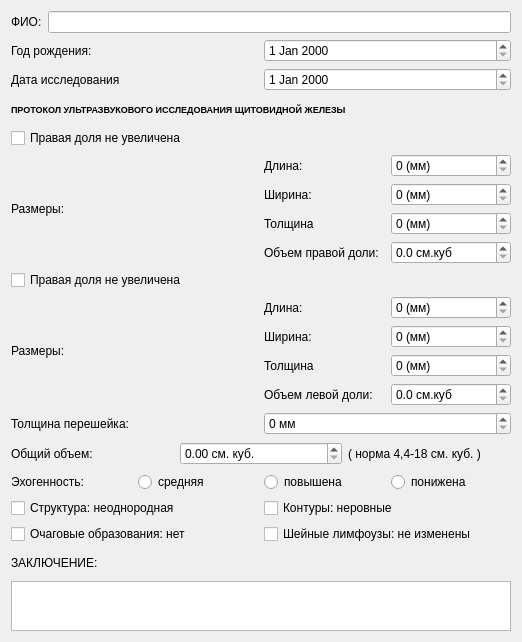
<?xml version="1.0" encoding="UTF-8"?>
<ui version="4.0">
 <class>thyroid</class>
 <widget class="QWidget" name="thyroid">
  <property name="geometry">
   <rect>
    <x>0</x>
    <y>0</y>
    <width>522</width>
    <height>642</height>
   </rect>
  </property>
  <property name="minimumSize">
   <size>
    <width>0</width>
    <height>0</height>
   </size>
  </property>
  <property name="maximumSize">
   <size>
    <width>700</width>
    <height>800</height>
   </size>
  </property>
  <property name="windowTitle">
   <string>Form</string>
  </property>
  <layout class="QGridLayout" name="gridLayout">
   <item row="0" column="0">
    <layout class="QHBoxLayout" name="patientNameLayout">
     <item>
      <widget class="QLabel" name="patientNameLabel">
       <property name="text">
        <string>ФИО:</string>
       </property>
      </widget>
     </item>
     <item>
      <widget class="QLineEdit" name="patientNameLine"/>
     </item>
    </layout>
   </item>
   <item row="1" column="0">
    <layout class="QHBoxLayout" name="patientAgeLayout">
     <item>
      <widget class="QLabel" name="patientAgeLabel">
       <property name="text">
        <string>Год рождения:</string>
       </property>
      </widget>
     </item>
     <item>
      <widget class="QDateEdit" name="patientAgeDate"/>
     </item>
    </layout>
   </item>
   <item row="2" column="0">
    <layout class="QHBoxLayout" name="patientResearchLayout">
     <item>
      <widget class="QLabel" name="patientResearchLabel">
       <property name="text">
        <string>Дата исследования</string>
       </property>
      </widget>
     </item>
     <item>
      <widget class="QDateEdit" name="patientResearchDate"/>
     </item>
    </layout>
   </item>
   <item row="3" column="0">
    <widget class="QLabel" name="protocallLabel">
     <property name="font">
      <font>
       <family>Arial</family>
       <pointsize>7</pointsize>
       <weight>75</weight>
       <bold>true</bold>
      </font>
     </property>
     <property name="text">
      <string>ПРОТОКОЛ УЛЬТРАЗВУКОВОГО ИССЛЕДОВАНИЯ ЩИТОВИДНОЙ ЖЕЛЕЗЫ</string>
     </property>
    </widget>
   </item>
   <item row="4" column="0">
    <widget class="QCheckBox" name="rightShareCheck">
     <property name="text">
      <string>Правая доля не увеличена</string>
     </property>
    </widget>
   </item>
   <item row="5" column="0">
    <layout class="QHBoxLayout" name="rightShareLayout">
     <item>
      <widget class="QLabel" name="rightShareSizeLabel">
       <property name="layoutDirection">
        <enum>Qt::LeftToRight</enum>
       </property>
       <property name="text">
        <string>Размеры:</string>
       </property>
      </widget>
     </item>
     <item>
      <layout class="QHBoxLayout" name="rightShareSizeSpinLayout">
       <item>
        <layout class="QVBoxLayout" name="rightShareSizeLayout">
         <item>
          <widget class="QLabel" name="rightShareLenghtLabel">
           <property name="text">
            <string>Длина:</string>
           </property>
          </widget>
         </item>
         <item>
          <widget class="QLabel" name="rightShareWideLabel">
           <property name="text">
            <string>Ширина:</string>
           </property>
          </widget>
         </item>
         <item>
          <widget class="QLabel" name="rightShareThicknessLabe">
           <property name="text">
            <string>Толщина</string>
           </property>
          </widget>
         </item>
         <item>
          <widget class="QLabel" name="rightShareVolumeLabel">
           <property name="text">
            <string>Объем правой доли: </string>
           </property>
          </widget>
         </item>
        </layout>
       </item>
       <item>
        <layout class="QVBoxLayout" name="rightShareSpinLayout">
         <item>
          <widget class="QSpinBox" name="rightShareLenghtSpin">
           <property name="suffix">
            <string> (мм)</string>
           </property>
           <property name="maximum">
            <number>1000</number>
           </property>
          </widget>
         </item>
         <item>
          <widget class="QSpinBox" name="rightShareWideSpin">
           <property name="suffix">
            <string> (мм)</string>
           </property>
           <property name="maximum">
            <number>1000</number>
           </property>
          </widget>
         </item>
         <item>
          <widget class="QSpinBox" name="rightShareThicknessSpin">
           <property name="suffix">
            <string> (мм)</string>
           </property>
           <property name="maximum">
            <number>1000</number>
           </property>
          </widget>
         </item>
         <item>
          <widget class="QDoubleSpinBox" name="rightShareVolumeSpin">
           <property name="suffix">
            <string> см.куб</string>
           </property>
           <property name="decimals">
            <number>1</number>
           </property>
           <property name="maximum">
            <double>1000.000000000000000</double>
           </property>
          </widget>
         </item>
        </layout>
       </item>
      </layout>
     </item>
    </layout>
   </item>
   <item row="6" column="0">
    <widget class="QCheckBox" name="leftShareCheck">
     <property name="text">
      <string>Правая доля не увеличена</string>
     </property>
    </widget>
   </item>
   <item row="7" column="0">
    <layout class="QHBoxLayout" name="leftShareLayout">
     <item>
      <widget class="QLabel" name="leftShareSizeLabel">
       <property name="layoutDirection">
        <enum>Qt::LeftToRight</enum>
       </property>
       <property name="text">
        <string>Размеры:</string>
       </property>
      </widget>
     </item>
     <item>
      <layout class="QHBoxLayout" name="leftShareSizeSpinLayout">
       <item>
        <layout class="QVBoxLayout" name="leftShareSizeLayout">
         <item>
          <widget class="QLabel" name="leftShareLengthLabel">
           <property name="text">
            <string>Длина:</string>
           </property>
          </widget>
         </item>
         <item>
          <widget class="QLabel" name="leftShareWideLabel">
           <property name="text">
            <string>Ширина:</string>
           </property>
          </widget>
         </item>
         <item>
          <widget class="QLabel" name="leftShareThicknessLabel">
           <property name="text">
            <string>Толщина</string>
           </property>
          </widget>
         </item>
         <item>
          <widget class="QLabel" name="leftShareVolumeLabel">
           <property name="text">
            <string>Объем левой доли: </string>
           </property>
          </widget>
         </item>
        </layout>
       </item>
       <item>
        <layout class="QVBoxLayout" name="leftShareSpinLayout">
         <item>
          <widget class="QSpinBox" name="leftShareLengthSpin">
           <property name="suffix">
            <string> (мм)</string>
           </property>
           <property name="maximum">
            <number>1000</number>
           </property>
          </widget>
         </item>
         <item>
          <widget class="QSpinBox" name="leftShareWideSpin">
           <property name="suffix">
            <string> (мм)</string>
           </property>
           <property name="maximum">
            <number>1000</number>
           </property>
          </widget>
         </item>
         <item>
          <widget class="QSpinBox" name="leftShareThicknessSpin">
           <property name="suffix">
            <string> (мм)</string>
           </property>
           <property name="maximum">
            <number>1000</number>
           </property>
          </widget>
         </item>
         <item>
          <widget class="QDoubleSpinBox" name="leftShareVolumeSpin">
           <property name="suffix">
            <string> см.куб</string>
           </property>
           <property name="decimals">
            <number>1</number>
           </property>
           <property name="maximum">
            <double>1000.000000000000000</double>
           </property>
          </widget>
         </item>
        </layout>
       </item>
      </layout>
     </item>
    </layout>
   </item>
   <item row="8" column="0">
    <layout class="QHBoxLayout" name="neckThicknessLayout">
     <item>
      <widget class="QLabel" name="neckThicknessLabel">
       <property name="text">
        <string>Толщина перешейка:</string>
       </property>
      </widget>
     </item>
     <item>
      <widget class="QSpinBox" name="neckThicknessSpin">
       <property name="suffix">
        <string> мм</string>
       </property>
       <property name="prefix">
        <string/>
       </property>
       <property name="maximum">
        <number>1000</number>
       </property>
      </widget>
     </item>
    </layout>
   </item>
   <item row="9" column="0">
    <layout class="QHBoxLayout" name="volumeLayout">
     <item>
      <widget class="QLabel" name="volumeLabel">
       <property name="text">
        <string>Общий объем: </string>
       </property>
      </widget>
     </item>
     <item>
      <widget class="QDoubleSpinBox" name="volumeSpin">
       <property name="prefix">
        <string/>
       </property>
       <property name="suffix">
        <string> см. куб.</string>
       </property>
       <property name="maximum">
        <double>1000.000000000000000</double>
       </property>
       <property name="singleStep">
        <double>0.100000000000000</double>
       </property>
      </widget>
     </item>
     <item>
      <widget class="QLabel" name="volumeNormalLabel">
       <property name="text">
        <string>( норма 4,4-18 см. куб. )</string>
       </property>
      </widget>
     </item>
    </layout>
   </item>
   <item row="10" column="0">
    <layout class="QHBoxLayout" name="echogenLayout">
     <item>
      <widget class="QLabel" name="echogenLabel">
       <property name="text">
        <string>Эхогенность: </string>
       </property>
      </widget>
     </item>
     <item>
      <widget class="QRadioButton" name="echogenMidRadio">
       <property name="text">
        <string>средняя</string>
       </property>
       <attribute name="buttonGroup">
        <string notr="true">echogenGroup</string>
       </attribute>
      </widget>
     </item>
     <item>
      <widget class="QRadioButton" name="echogenUpRadio">
       <property name="text">
        <string>повышена</string>
       </property>
       <attribute name="buttonGroup">
        <string notr="true">echogenGroup</string>
       </attribute>
      </widget>
     </item>
     <item>
      <widget class="QRadioButton" name="echogenDownRadio">
       <property name="text">
        <string>понижена</string>
       </property>
       <attribute name="buttonGroup">
        <string notr="true">echogenGroup</string>
       </attribute>
      </widget>
     </item>
    </layout>
   </item>
   <item row="11" column="0">
    <layout class="QHBoxLayout" name="structureLayout">
     <item>
      <widget class="QCheckBox" name="structureCheck">
       <property name="text">
        <string>Структура: неоднородная</string>
       </property>
      </widget>
     </item>
     <item>
      <widget class="QCheckBox" name="contourCheck">
       <property name="text">
        <string>Контуры: неровные</string>
       </property>
      </widget>
     </item>
    </layout>
   </item>
   <item row="12" column="0">
    <layout class="QHBoxLayout" name="creaturesLayout">
     <item>
      <widget class="QCheckBox" name="creaturesCheck">
       <property name="text">
        <string>Очаговые образования: нет</string>
       </property>
      </widget>
     </item>
     <item>
      <widget class="QCheckBox" name="neckLymphoCheck">
       <property name="text">
        <string>Шейные лимфоузы: не изменены</string>
       </property>
      </widget>
     </item>
    </layout>
   </item>
   <item row="13" column="0">
    <widget class="QLabel" name="mainConclusionLabel">
     <property name="text">
      <string>ЗАКЛЮЧЕНИЕ: </string>
     </property>
    </widget>
   </item>
   <item row="14" column="0">
    <widget class="QTextEdit" name="mainConclusionText">
     <property name="minimumSize">
      <size>
       <width>500</width>
       <height>35</height>
      </size>
     </property>
     <property name="maximumSize">
      <size>
       <width>700</width>
       <height>50</height>
      </size>
     </property>
    </widget>
   </item>
  </layout>
 </widget>
 <resources/>
 <connections/>
 <buttongroups>
  <buttongroup name="echogenGroup"/>
 </buttongroups>
</ui>
